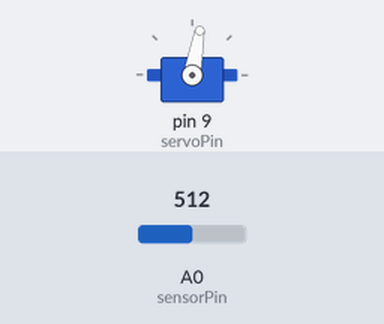
A sketch run on a simulated Arduino Uno, built with avr-gcc and run on an emulated ATmega328P. Parts: servo. Inputs (shaded band) come from the test bench; at power-on: A0 (sensorPin) = 512.

Above: at 1.2 s.
1.3 s: A0 (sensorPin) set to 716
At 2.4 s:
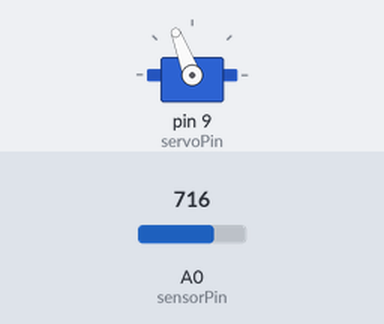
2.8 s: A0 (sensorPin) set to 900
At 3.5 s:
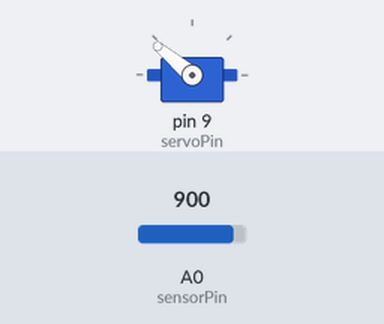
4.3 s: A0 (sensorPin) set to 1023
At 4.7 s:
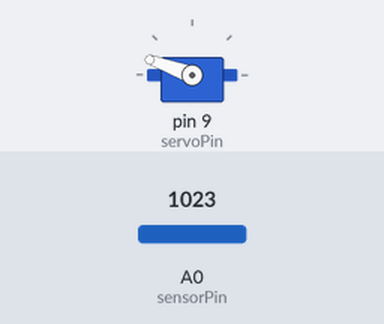
5.8 s: A0 (sensorPin) set to 511
At 7.0 s:
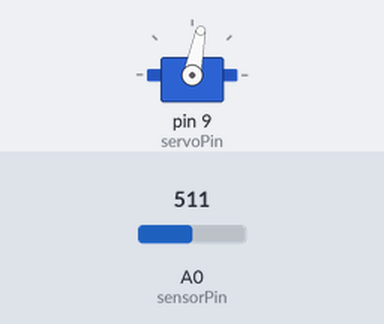
7.3 s: A0 (sensorPin) set to 306
At 8.2 s:
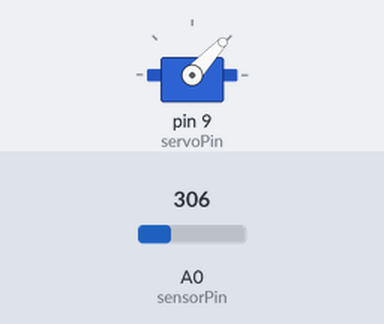
Timing chart, 0 to 9.8 s (numbered marks = the images above; inputs shaded):
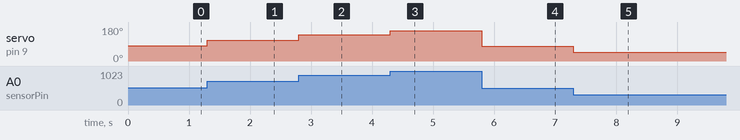

The sketch:

opdracht14_c.ino
```cpp
#include <Servo.h>
Servo myServo;
int servoPin = 9;
int pos = 0;
int sensorPin = A0; // variable for sensor pin

void setup() {
  myServo.attach(servoPin);
  pinMode(sensorPin, INPUT);

}

void loop() {
  int sensorValue = analogRead(sensorPin);

  int pos = map(sensorValue, 0, 1023, 0, 160);
  myServo.write(pos);


}
```

Measured:
- after the input at 1.3 s, servo on pin 9 (servoPin): 80° → 111° at once
- after the input at 2.8 s, servo on pin 9 (servoPin): 111° → 140° at once
- after the input at 4.3 s, servo on pin 9 (servoPin): 140° → 160° at once
- after the input at 5.8 s, servo on pin 9 (servoPin): 160° → 79° at once
- after the input at 7.3 s, servo on pin 9 (servoPin): 79° → 47° at once
